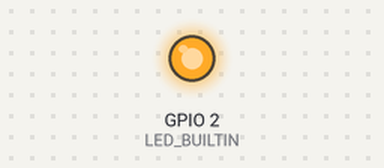
The program below on a simulated ESP32. Shown: output pins drawn as LEDs (lit = HIGH).

Above: at 0.5 s.
At 2.0 s:
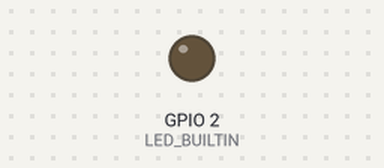
Timing chart, 0 to 5.2 s (numbered marks = the images above):
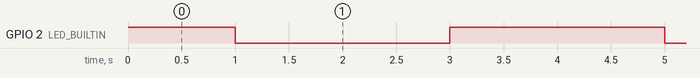

Measured:
- by itself, GPIO 2 (LED_BUILTIN): repeats every 4.0 s: LOW 2.0 s, HIGH 2.0 s

The program:

main.cpp
```cpp
#include <Arduino.h>
#include <cstdint>

// create 2 tasks
// one task will increment a global counter and sleep for 1 second
// the other task will toggle the led high if the counter % 4 < 2, else toggle the led low, and sleep for 10ms
// this will make the led blink at 0.5Hz (2 seconds on, 2 seconds off)

#define LED_BUILTIN 2 // ESP32 GPIO2

#define SECOND_TO_TICK(x) ((x * 1000) / portTICK_PERIOD_MS)
#define VTASK_DELAY_SECOND(x) (vTaskDelay(SECOND_TO_TICK(x)))

// global counter
volatile uint32_t counter = 0; // volatile because it's used by multiple tasks

// task 1
void task1(void *pvParameters)
{
    while (true)
    {
        counter++;
        VTASK_DELAY_SECOND(1); // 1 second
    }
}

// task 2
void task2(void *pvParameters)
{
    bool ledState = false; // false = LOW, true = HIGH
    while (true)
    {
        // toggle the led once every 2 seconds
        bool nextLedState = (counter % 4 < 2);
        if (ledState != nextLedState)
        {
            ledState = nextLedState;
            digitalWrite(LED_BUILTIN, ledState);
        }
        VTASK_DELAY_SECOND(0.1); // check every 100ms
    }
}

void setup()
{
    pinMode(LED_BUILTIN, OUTPUT); // initialize LED_BUILTIN as an output GPIO pin.

    // create the 2 tasks
    xTaskCreate(
        task1,   // Task function
        "Task1", // Task name
        10000,   // Stack size (bytes)
        NULL,    // Parameters
        1,       // Task priority
        NULL     // Task handle
    );

    xTaskCreate(
        task2,   // Task function
        "Task2", // Task name
        10000,   // Stack size (bytes)
        NULL,    // Parameters
        1,       // Task priority
        NULL     // Task handle
    );
}

void loop()
{
    // Empty. Things are done in Tasks.
}
```
